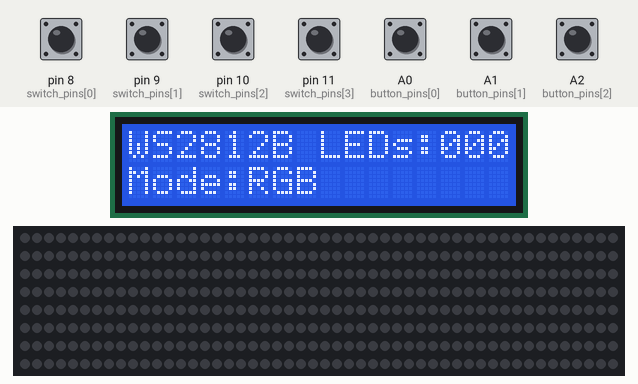
This sketch was run on a simulated Arduino Uno, built with avr-gcc and run on an emulated ATmega328P. Parts: 16×2 character LCD, 400 RGB LEDs in strip order, left to right, continuing on the next row. Inputs (shaded band) come from the test bench; at power-on: A0 (button_pins[0]), A1 (button_pins[1]), A2 (button_pins[2]), pin 8 (switch_pins[0]), pin 9 (switch_pins[1]), pin 10 (switch_pins[2]), pin 11 (switch_pins[3]) LOW. Dim RGB values are drawn brighter than linear; EEPROM starts erased.

Above: at 0.28 s.
At 1.2 s:
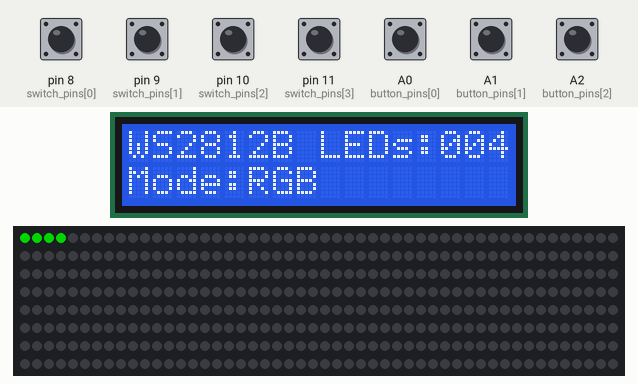
1.3 s: pin 9 (switch_pins[1]) pulled HIGH for 0.15 s
At 1.7 s:
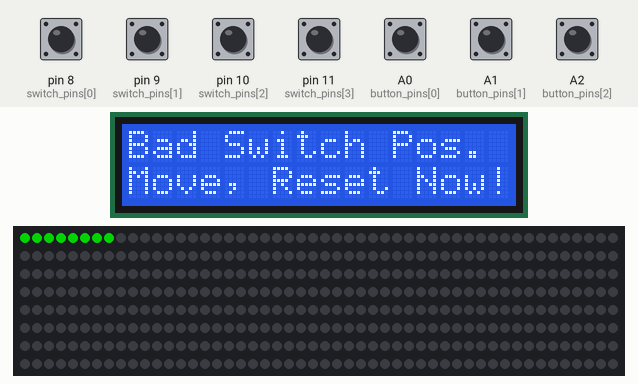
Timing chart, 0 to 4.3 s (numbered marks = the images above; inputs shaded):
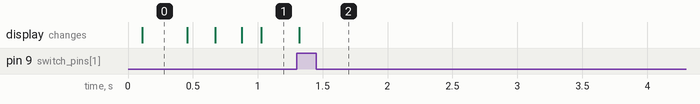

The sketch:

blinkbox_firmware.ino
```cpp
#include "FastLED.h"
#include <EEPROM.h>
#include <LiquidCrystal.h>

#define MAX_COUNT 400
CRGB leds[MAX_COUNT];

LiquidCrystal lcd(7, 6, 5, 4, 3, 2);

#define DATA_PIN 13
#define CLOCK_PIN 12

#define ADDR_MODE 0
#define ADDR_COUNT 1


/*
 * Pushbutton constants
 */

#define NUM_BUTTONS 3
#define STATE_UP 0
#define STATE_DOWN 1
#define STATE_MODE 2

int button_pins[NUM_BUTTONS] = { A0, A1, A2};
int button_states[NUM_BUTTONS] = { HIGH, HIGH, HIGH }; // the current reading from the input pin
int last_button_states[NUM_BUTTONS] = { HIGH, HIGH, HIGH };   // the previous reading from the input pin
unsigned long last_debounce_times[NUM_BUTTONS] = { 0 };  // the last time the output pin was toggled
unsigned long debounce_delay = 20; // the debounce time increase if the output flickers


/*
 * Constants for the press and hold for up and down led count
 */

unsigned long hold_start_time = 0;
unsigned long holding = false;

#define INCREMENT 300
int increment_time = INCREMENT;
int increment_shrink_by = 50;

byte led_count;


/*
 * Constants for LED types
 */

#define NUM_LED_TYPES 3
#define TYPE_WS2812B 0
#define TYPE_APA102C 1
#define TYPE_WS2811 2

char type_strings[NUM_LED_TYPES][8] = { "WS2812B\0", "APA102C\0", "WS2811 \0", };

#define NUM_SWITCH_PINS 4
int switch_pins[NUM_SWITCH_PINS] = { 8, 9, 10, 11 };

int led_type;


/*
 * Constants for LED Modes
 */

#define NUM_LED_MODES 3
#define MODE_RGB 0
#define MODE_HUE 1
#define MODE_WHTE 2

char mode_strings[NUM_LED_MODES][5] = { "RGB \0", "HUE \0", "WHTE\0" };
bool mode_holding = false;
byte led_mode;

// rgb animation
#define RGB_NUM_COLORS 3
#define RGB_CHANGE_DURATION 1000
unsigned long rgb_last_change = 0;
int rgb_color_num = 0;
CRGB rgb_colors[RGB_NUM_COLORS] = {CRGB::Red, CRGB::Green, CRGB::Blue};

//hue animation
int current_hue = 0;
#define HUE_CHANGE_DURATION 1
unsigned long hue_last_change = 0;

/*
 * System variables
 */

bool need_reset = false;
bool need_display_update = true;

void setup() {

  led_mode = EEPROM.read(ADDR_MODE);
  led_count = EEPROM.read(ADDR_COUNT);

  Serial.begin(9600);
  lcd.begin(16, 2);

  for (int i = 0; i < NUM_BUTTONS; i++){
    pinMode(button_pins[i], INPUT);
  }

  for (int i = 0; i < NUM_SWITCH_PINS; i++){
    pinMode(switch_pins[i], INPUT);
    if (digitalRead(switch_pins[i])) {
      led_type = i;
      break;
    }
  }

  switch (led_type) {

    case TYPE_WS2812B :
      FastLED.addLeds<NEOPIXEL, DATA_PIN>(leds, MAX_COUNT);
      break;

    case TYPE_APA102C :
      FastLED.addLeds<APA102, DATA_PIN, CLOCK_PIN, BGR>(leds, MAX_COUNT);
      break;

    case TYPE_WS2811 :
      FastLED.addLeds<WS2811, DATA_PIN>(leds, MAX_COUNT);
      break;

    default :
      need_reset = true;
      break;
  }

}

void loop() {

  for (int i = 0; i < NUM_SWITCH_PINS; i++){
    if (digitalRead(switch_pins[i])) {
      if (i != led_type) {
         need_reset = true;
      }
    }
  }

  if (need_reset) {
    lcd.setCursor(0, 0);
    lcd.print("Bad Switch Pos. ");
    lcd.setCursor(0, 1);
    lcd.print("Move, Reset Now!");
    return;
  }

  process_debounce();

  // led count
  if ((button_states[STATE_UP] == LOW) || (button_states[STATE_DOWN] == LOW)) {

    int increment = false;

    if (holding == false) {
      int increment_time = 500;
      holding = true;
      hold_start_time = millis();
      increment = true;
    }

    unsigned long hold_time = millis() - hold_start_time;

    if (hold_time > increment_time) {
      increment = true;
      if (increment_time > increment_shrink_by) {
        increment_time -= increment_shrink_by;
      }
      hold_start_time = millis();
    }

    if (increment) {
      if (button_states[STATE_UP] == LOW) {
        if (led_count != MAX_COUNT) {
          led_count++;
        }
      }

      else if (button_states[STATE_DOWN] == LOW) {
        if (led_count != 0) {
          led_count--;
        }
      }
      need_display_update = true;

    }
  }
  else if ((button_states[STATE_UP] == HIGH) || (button_states[STATE_DOWN] == HIGH)) {
    holding = false;
    increment_time = INCREMENT;
  }

  // led mode
  if (button_states[STATE_MODE] == LOW) {
    if (mode_holding == false) {
      mode_holding = true;
      led_mode++;
      if (led_mode >= NUM_LED_MODES) {
        led_mode = 0;
      }
      need_display_update = true;
    }
  }
  else {
    mode_holding = false;
  }

  /*
  * Make changes to the animations
  */

  switch (led_mode) {

    case MODE_RGB :
      if (millis() - rgb_last_change > RGB_CHANGE_DURATION) {
        rgb_color_num++;
        if (rgb_color_num >= RGB_NUM_COLORS) {
          rgb_color_num = 0;
        }
        rgb_last_change = millis();
      }

      for (int i = 0; i < led_count; i++) {
        leds[i] = rgb_colors[rgb_color_num];
      }
      break;

    case MODE_HUE :
      if (millis() - hue_last_change > HUE_CHANGE_DURATION) {
        current_hue++;
        if (current_hue >= 255) {
          current_hue = 0;
        }
        hue_last_change = millis();
      }

      for (int i = 0; i < led_count; i++) {
        leds[i] = CHSV(current_hue, 255, 255);
      }
      break;

    case MODE_WHTE :
      for (int i = 0; i < led_count; i++) {
        leds[i] = CRGB::White;
      }
      break;

    default :
      break;
  }

  // turn the rest of the LEDs off
  for (int i = led_count; i < MAX_COUNT; i++) {
    leds[i] = CRGB::Black;
  }
  FastLED.show();

  /*
   * Update the LCD
   */

  if (need_display_update) {

    EEPROM.write(ADDR_MODE, led_mode);
    EEPROM.write(ADDR_COUNT, led_count);

    lcd.setCursor(0, 0);
    lcd.print(type_strings[led_type]);

    lcd.setCursor(8, 0);
    char led_count_str[8];
    sprintf(led_count_str, "LEDs:%03d", led_count);
    lcd.print(led_count_str);

    lcd.setCursor(0, 1);
    lcd.print("Mode:");
    lcd.print(mode_strings[led_mode]);
  }

  need_display_update = false;

}

void process_debounce() {

  for (int i = 0; i < NUM_BUTTONS; i++) {

    int reading = digitalRead(button_pins[i]);

    if (reading != last_button_states[i]) {
      last_debounce_times[i] = millis();
    }

    if ((millis() - last_debounce_times[i]) > debounce_delay) {
      if (reading != button_states[i]) {
        button_states[i] = reading;
      }
    }

    last_button_states[i] = reading;
  }
}
```

Measured:
- after the input at 1.3 s, the display: changes at once (image 2)
